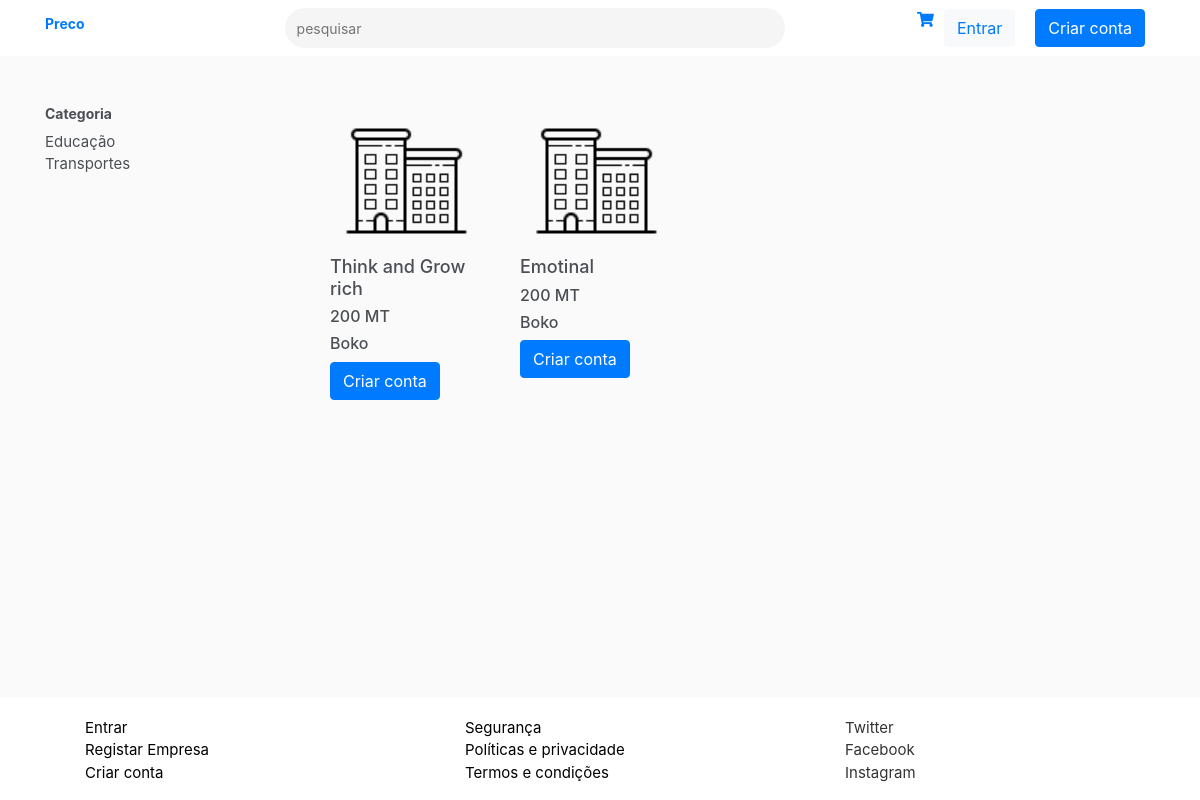
The app's page /products/2 with its own data.
### account/models.py (models this page shows, shortened)
class Category(models.Model):
    name = models.CharField(max_length=30, blank=True)
    type = models.ForeignKey(Type, on_delete=models.CASCADE)

class Company(models.Model):
    user = models.OneToOneField(settings.AUTH_USER_MODEL, on_delete=models.CASCADE)
    commercial_name = models.CharField(max_length=30, blank=False, unique=False)
    company_logo = models.ImageField(upload_to='company_logo/', default='company_logo/default.jpg')
    address = models.CharField(max_length=30, blank=True)
    categories = models.ForeignKey(Category, on_delete=models.CASCADE, blank=True, unique=False, default=1)
    created_date = models.DateTimeField(default=timezone.now)
    uploaded_at = models.DateTimeField(blank=True, null=True)

### dashboard/models.py (models this page shows, shortened)
class Product(models.Model):
    name = models.CharField(max_length=30, blank=True)
    categories = models.ForeignKey(Category, on_delete=models.CASCADE)
    price = models.IntegerField()
    description = models.TextField(max_length=30, blank=True)
    company = models.ForeignKey(Company, on_delete=models.CASCADE)
    discount = models.CharField(max_length=30, blank=True)
    referral = models.CharField(max_length=30, blank=True)
    type = models.ForeignKey(TypeDiscount, on_delete=models.CASCADE)
    total_number = models.IntegerField(blank=True)
    number = models.IntegerField(blank=True)

### price/views.py (the view)
# urls.py: path("products/<int:id>", views.products, name="products"),
def products(request, id):
    categories = Category.objects.filter(type_id=1)
    products = Product.objects.filter(company_id=id)
    return render(request, 'products.html', {'products': products, 'categories': categories})

### price/templates/products.html (shortened to what this page needs)
{% extends "price/layout/base.html" %}
{% load staticfiles %}
{% load staticfiles %}
{% block styles %}
<link rel="stylesheet" href="{% static 'stylesheet/main.css' %}">
<link rel="stylesheet" href="https://use.fontawesome.com/releases/v5.7.2/css/all.css">
{% endblock %}
{% block content %}
<main>
    {% include "price/layout/navegation.html" %}
    <div class="container">
        <div class="row">
            <div class="col-md-3">
                <aside>
                    <nav>
                        <h1 class="category">Categoria</h1>
                           <ul>
                            {% for category in categories %}
                                 <li>{{ category.name|capfirst  }}</li>
                            {% endfor  %}
                        </ul>
                    </nav>
                </aside>
            </div>
            <div class="col-md-8">
                <div class="row">
                    {% for product in products %}
                    <div class="col-md-3">
                        <div class="products">
                            <img src="{{ product.company.company_logo.url }}" alt="{{ company.commercial_name }} logo ">
                            <h2>{{ product.name }}</h2>
                            <h3>{{ product.price }} MT</h3>
                            <h3>{{ product.company.commercial_name }}</h3>
                            {% if request.user.is_authenticated %}
                            <a href="{% url 'add_to_cart' product.id   %}">
                                <button type="button" class="btn btn-primary add">Adicionar ao carinho</button>
                            </a>
                            {% else %}
                                            <button  class="btn btn-primary siginupButton" ><a href=" {% url 'signup' %}" title="" class="create-account" >Criar conta</a></button>
                            {% endif %}
                        </div>
                    </div>
                    {% endfor %}
                </div>
            </div>
        </div>
    </div>
</main>
{% include "price/layout/footer.html" %}
{% endblock %}

### price/static/stylesheet/main.css (style rules this page uses)
body { background-color:#fafafb; color:#4b4f54!important; font-size:15px!important; }
html, body { height:100%; margin:0; }
body { display:flex; flex-direction:column; }
nav h1 { font-size: 14px; font-weight: bold; }
nav ul { list-style: none; padding:0; margin: 0; }
.products img { height: 150px; -webkit-filter: grayscale(100%); filter: gray; filter: grayscale(100%); }
.products h2 { font-size: 18px; }
.products h3 { font-size: 16px; }
.create-account { color: white !important; }
nav { margin-bottom: 50px; }

### records on screen
Category: name "Educação"
Category: name "Transportes"
Product: company.company_logo (placeholder picture), name "Think and Grow rich", price "200", company.commercial_name "Boko"
Product: company.company_logo (placeholder picture), name "Emotinal", price "200", company.commercial_name "Boko"
